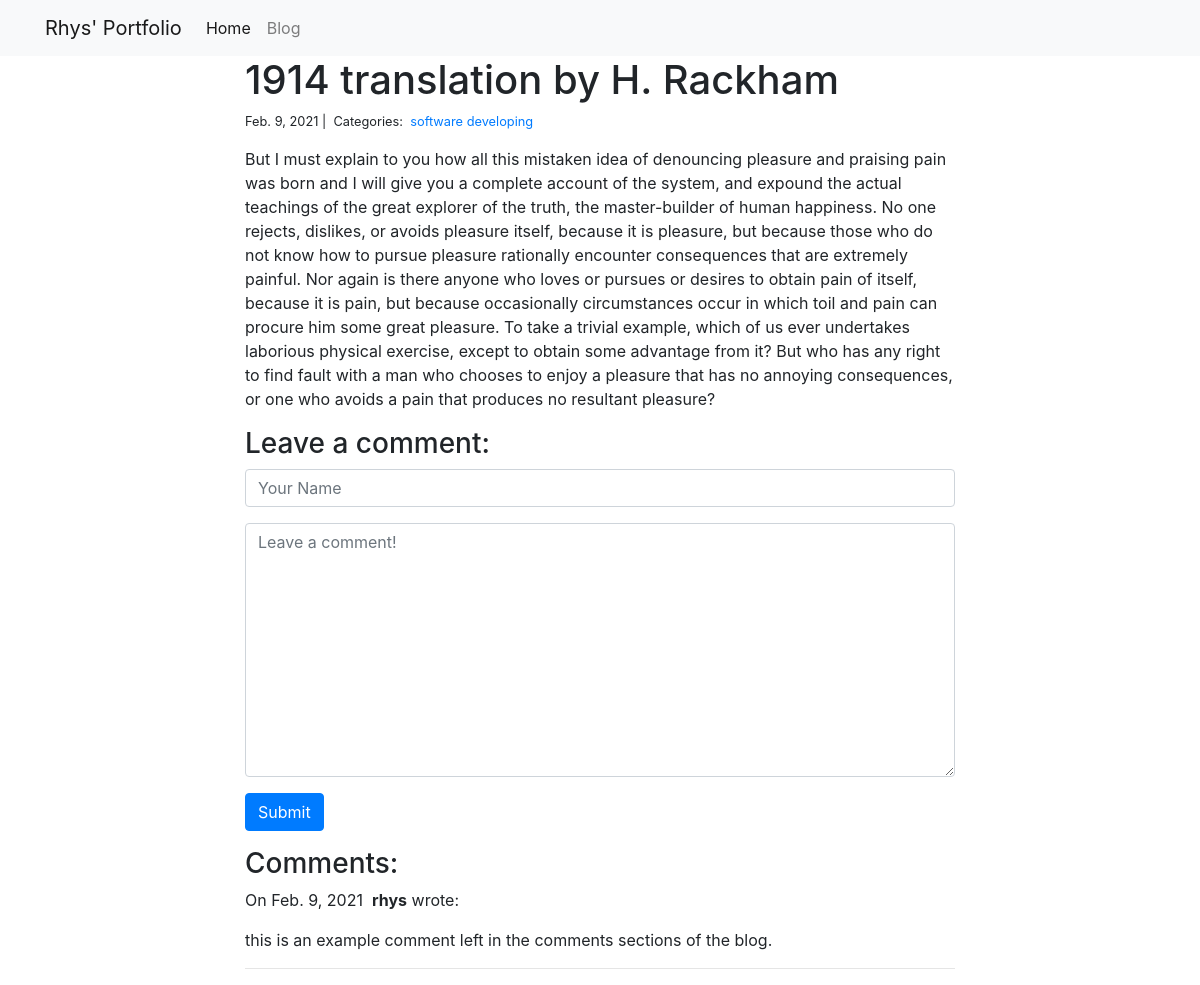
The app's page /blog/2/ with its own data.
### blog/models.py (models this page shows, shortened)
class Post(models.Model):
    title = models.CharField(max_length=255)
    body = models.TextField()
    created_on = models.DateTimeField(auto_now_add=True)
    last_modified = models.DateTimeField(auto_now=True)
    categories = models.ManyToManyField('Category', related_name='posts')

class Category(models.Model):
    name = models.CharField(max_length=50)

class Comment(models.Model):
    author = models.CharField(max_length=60)
    body = models.TextField()
    created_on = models.DateTimeField(auto_now_add=True)
    post = models.ForeignKey('Post', on_delete=models.CASCADE)

### blog/views.py (the view, shortened to what this page needs)
# urls.py: path("<int:pk>/", views.blog_detail, name="blog_detail"),
def blog_detail(request, pk):
    post = Post.objects.get(pk=pk)
    form = CommentForm()
    comments = Comment.objects.filter(post=post)
    context = {
        "post": post,
        "comments": comments,
        "form": form,
    }
    return render(request, "blog_detail.html", context)

### blog/forms.py
class CommentForm(forms.Form):
    author = forms.CharField(
        max_length=60,
        widget=forms.TextInput(attrs={
            "class": "form-control",
            "placeholder": "Your Name"
        })
    )
    body = forms.CharField(widget=forms.Textarea(
        attrs={
            "class": "form-control",
            "placeholder": "Leave a comment!"
        })
    )

### blog/templates/blog_detail.html (shortened to what this page needs)
{% extends "base.html" %}
{% block page_content %}
<div class="col-md-8 offset-md-2">
    <h1>{{ post.title }}</h1>
    <small>
        {{ post.created_on.date }} |&nbsp;
        Categories:&nbsp;
        {% for category in post.categories.all %}
        <a href="{% url 'blog_category' category.name %}">
            {{ category.name }}
        </a>&nbsp;
        {% endfor %}
    </small>
    <p>{{ post.body | linebreaks }}</p>
    <h3>Leave a comment:</h3>
    <form action="/blog/{{ post.pk }}/" method="post">
        <div class="form-group">
            {{ form.author }}
        </div>
        <div class="form-group">
            {{ form.body }}
        </div>
        <button type="submit" class="btn btn-primary">Submit</button>
    </form>
    <h3>Comments:</h3>
    {% for comment in comments %}
    <p>
        On {{comment.created_on.date }}&nbsp;
        <b>{{ comment.author }}</b> wrote:
    </p>
    <p>{{ comment.body }}</p>
    <hr>
    {% endfor %}
</div>
{% endblock %}

### records on screen
Post: title "1914 translation by H. Rackham", created_on "Feb. 9, 2021", body "But I must explain to you how all this mistaken idea of denouncing pleasure and praising pain was born and I will give you a complete account of the system, and expound the actual teachings of the great explorer of the truth, the master-builder of human happiness. No one rejects, dislikes, or avoids pleasure itself, because it is pleasure, but because those who do not know how to pursue pleasure rationally encounter consequences that are extremely painful. Nor again is there anyone who loves or pursues or desires to obtain pain of itself, because it is pain, but because occasionally circumstances occur in which toil and pain can procure him some great pleasure. To take a trivial example,…"
Category: name "software developing"
Comment: created_on "Feb. 9, 2021", author "rhys", body "this is an example comment left in the comments sections of the blog."
